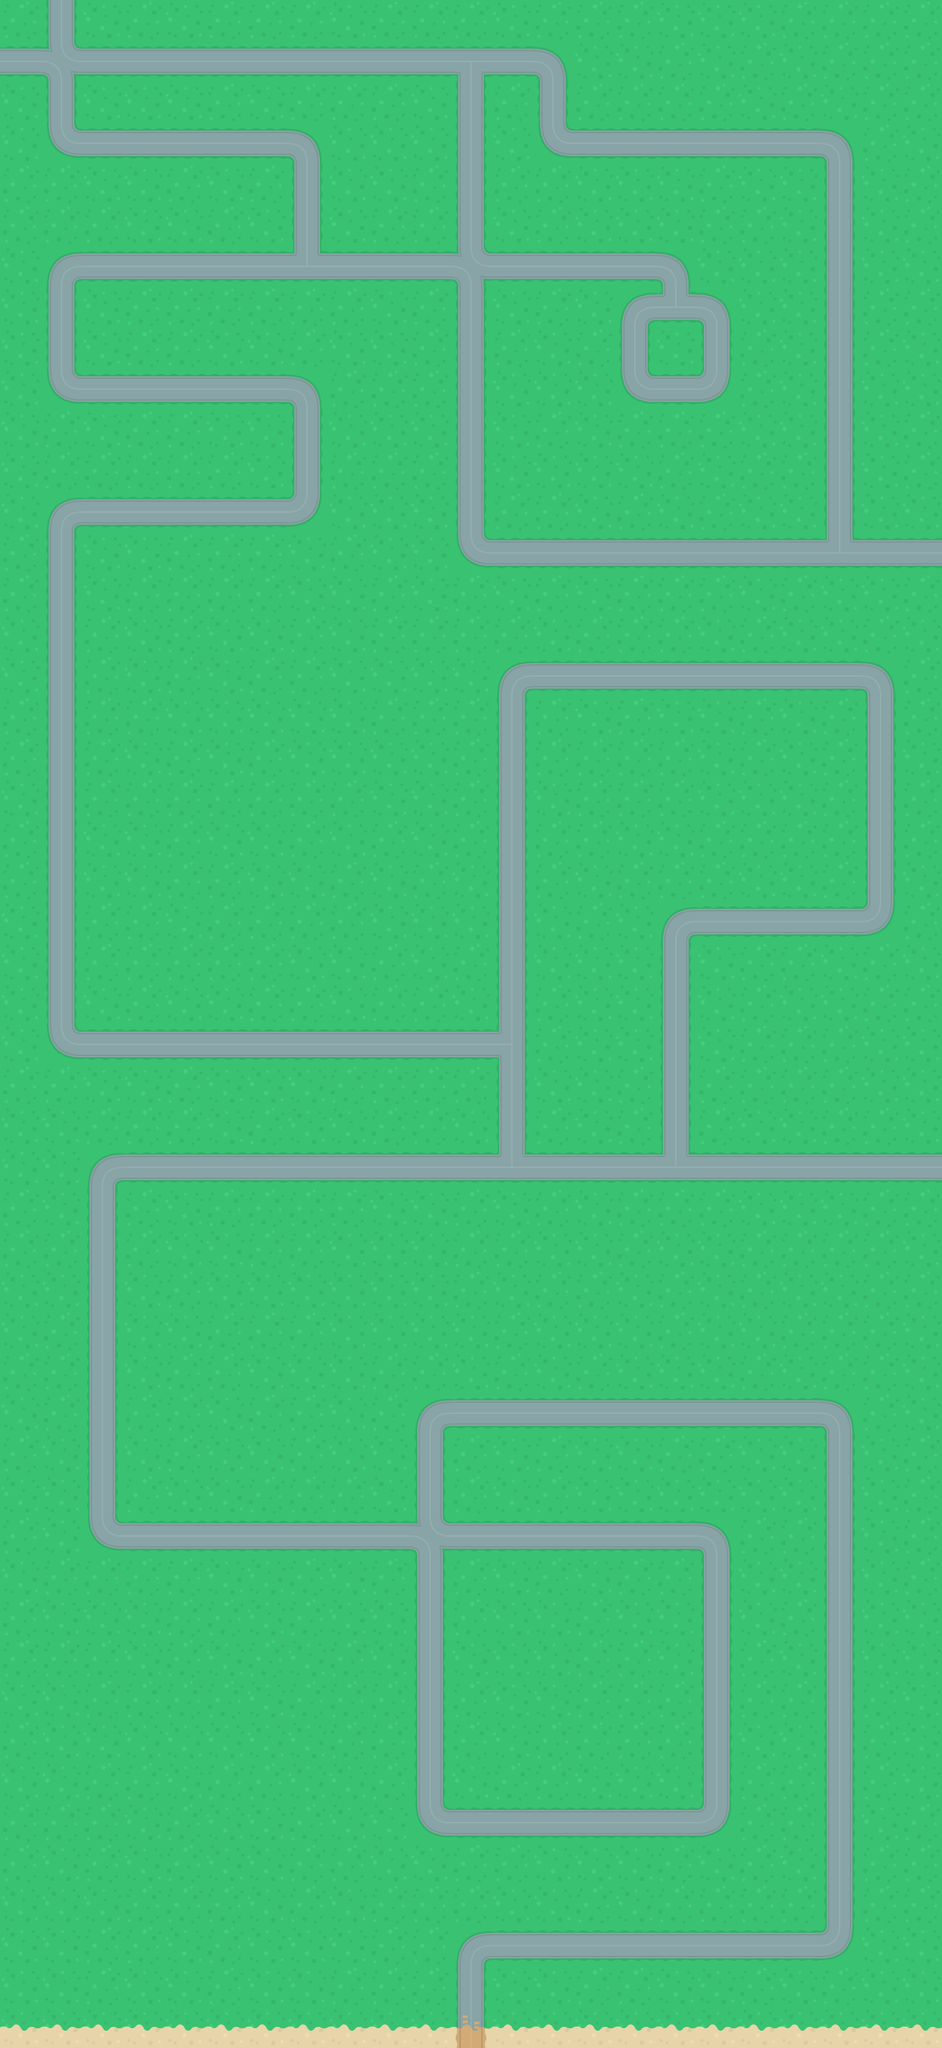

This game map was drawn from its Tiled (.tmx) file and the tilesets committed beside it. A one-line description and the trimmed map source follow:
An orthogonal 23x50 tile map with 64x64 px tiles, 1 tile layer (Sols), 3 tilesets and 205 objects.

<map version="1.4" tiledversion="1.4.3" orientation="orthogonal" renderorder="right-up" width="23" height="50" tilewidth="64" tileheight="64" infinite="0" nextlayerid="7" nextobjectid="238">
 <editorsettings>
  <export target="level1.lua" format="lua" />
 </editorsettings>
 <properties>
  <property name="playerstartingx" type="int" value="11" />
  <property name="playerstartingy" type="int" value="48" />
  <property name="timer" type="int" value="300" />
 </properties>
 <tileset firstgid="1" name="map" tilewidth="64" tileheight="64" tilecount="40" columns="10">
  <image source="../assets/images/tilesets/map.png" width="640" height="256" />
 </tileset>
 <tileset firstgid="41" name="Objets" tilewidth="104" tileheight="100" tilecount="49" columns="0">
  <grid orientation="orthogonal" width="1" height="1" />
  <tile id="0">
   <image width="40" height="56" source="../assets/images/misc/barrelBlack_side.png" />
  </tile>
  <tile id="1">
   <image width="48" height="48" source="../assets/images/misc/barrelBlack_top.png" />
  </tile>
  <tile id="2">
   <image width="40" height="56" source="../assets/images/misc/barrelGreen_side.png" />
  </tile>
  <tile id="3">
   <image width="48" height="48" source="../assets/images/misc/barrelGreen_top.png" />
  </tile>
  <tile id="4">
   <image width="40" height="56" source="../assets/images/misc/barrelRed_side.png" />
  </tile>
  <tile id="5">
   <image width="48" height="48" source="../assets/images/misc/barrelRed_top.png" />
  </tile>
  <tile id="6">
   <image width="40" height="56" source="../assets/images/misc/barrelRust_side.png" />
  </tile>
  <tile id="7">
   <image width="48" height="48" source="../assets/images/misc/barrelRust_top.png" />
  </tile>
  <tile id="8">
   <image width="56" height="56" source="../assets/images/misc/barricadeMetal.png" />
  </tile>
  <tile id="9">
   <image width="56" height="56" source="../assets/images/misc/barricadeWood.png" />
  </tile>
  <tile id="10">
   <image width="56" height="56" source="../assets/images/misc/crateMetal.png" />
  </tile>
  <tile id="11">
   <image width="56" height="56" source="../assets/images/misc/crateWood.png" />
  </tile>
  <tile id="12">
   <image width="96" height="32" source="../assets/images/misc/fenceRed.png" />
  </tile>
  <tile id="13">
   <image width="104" height="32" source="../assets/images/misc/fenceYellow.png" />
  </tile>
  <tile id="14">
   <image width="100" height="100" source="../assets/images/misc/oilSpill_large.png" />
  </tile>
  <tile id="15">
   <image width="28" height="28" source="../assets/images/misc/oilSpill_small.png" />
  </tile>
  <tile id="16">
   <image width="84" height="55" source="../assets/images/misc/sandbagBeige_open.png" />
  </tile>
  <tile id="17">
   <image width="64" height="44" source="../assets/images/misc/sandbagBeige.png" />
  </tile>
  <tile id="18">
   <image width="84" height="55" source="../assets/images/misc/sandbagBrown_open.png" />
  </tile>
  <tile id="19">
   <image width="64" height="44" source="../assets/images/misc/sandbagBrown.png" />
  </tile>
  <tile id="20">
   <image width="64" height="64" source="../assets/images/misc/treeBrown_large.png" />
  </tile>
  <tile id="21">
   <image width="52" height="44" source="../assets/images/misc/treeBrown_twigs.png" />
  </tile>
  <tile id="22">
   <image width="44" height="48" source="../assets/images/misc/wireCrooked.png" />
  </tile>
  <tile id="23">
   <image width="17" height="70" source="../assets/images/misc/wireStraight.png" />
  </tile>
  <tile id="24">
   <image width="8" height="10" source="../assets/images/misc/treeBrown_leaf.png" />
  </tile>
  <tile id="25">
   <image width="36" height="36" source="../assets/images/misc/treeBrown_small.png" />
  </tile>
  <tile id="26">
   <image width="8" height="10" source="../assets/images/misc/treeGreen_leaf.png" />
  </tile>
  <tile id="27">
   <image width="26" height="22" source="../assets/images/misc/treeGreen_twigs.png" />
  </tile>
  <tile id="28">
   <image width="64" height="64" source="../assets/images/misc/tile_134.png" />
  </tile>
  <tile id="29">
   <image width="64" height="64" source="../assets/images/misc/tile_210.png" />
  </tile>
  <tile id="30">
   <image width="64" height="64" source="../assets/images/misc/tile_213.png" />
  </tile>
  <tile id="31">
   <image width="64" height="64" source="../assets/images/misc/tile_235.png" />
  </tile>
  <tile id="32">
   <image width="64" height="64" source="../assets/images/misc/tile_236.png" />
  </tile>
  <tile id="33">
   <image width="64" height="64" source="../assets/images/misc/tile_237.png" />
  </tile>
  <tile id="34">
   <image width="64" height="64" source="../assets/images/misc/tile_238.png" />
  </tile>
  <tile id="35">
   <image width="64" height="64" source="../assets/images/misc/tile_239.png" />
  </tile>
  <tile id="36">
   <image width="64" height="64" source="../assets/images/misc/tile_240.png" />
  </tile>
  <tile id="37">
   <image width="64" height="64" source="../assets/images/misc/tile_265.png" />
  </tile>
  <tile id="38">
   <image width="64" height="64" source="../assets/images/misc/tile_266.png" />
  </tile>
  <tile id="39">
   <image width="64" height="64" source="../assets/images/misc/tile_316.png" />
  </tile>
  <tile id="40">
   <image width="64" height="64" source="../assets/images/misc/tile_317.png" />
  </tile>
  <tile id="41">
   <image width="64" height="64" source="../assets/images/misc/tile_318.png" />
  </tile>
  <tile id="42">
   <image width="64" height="64" source="../assets/images/misc/tile_319.png" />
  </tile>
  <tile id="43">
   <image width="64" height="64" source="../assets/images/misc/tile_320.png" />
  </tile>
  <tile id="44">
   <image width="64" height="64" source="../assets/images/misc/tile_359.png" />
  </tile>
  <tile id="45">
   <image width="64" height="64" source="../assets/images/misc/tile_360.png" />
  </tile>
  <tile id="46">
   <image width="64" height="64" source="../assets/images/misc/treeGreen_large.png" />
  </tile>
  <tile id="47">
   <image width="36" height="36" source="../assets/images/misc/treeGreen_small.png" />
  </tile>
  <tile id="48">
   <image width="36" height="43" source="../assets/images/misc/soldier.png" />
  </tile>
 </tileset>
 <tileset firstgid="90" name="Enemis" tilewidth="46" tileheight="42" tilecount="1" columns="0">
  <grid orientation="orthogonal" width="1" height="1" />
  <tile id="0">
   <image width="46" height="42" source="../assets/images/tanks/tank_blue.png" />
  </tile>
 </tileset>
 <layer id="1" name="Sols" width="23" height="50" locked="1">
  <data>[1150 cells, 1150 non-empty, 14 distinct tile ids]</data>
 </layer>
 <objectgroup id="3" name="Objets">
  <object id="17" gid="51" x="1016.34" y="3013" width="56" height="56" />
  <object id="18" gid="51" x="901.667" y="3002" width="56" height="56" />
  <object id="19" gid="51" x="787.333" y="3016.67" width="56" height="56" />
  <object id="20" gid="52" x="1083.27" y="2994.17" width="56" height="56" rotation="28.9885" />
  <object id="22" gid="52" x="845.667" y="3010.33" width="56" height="56" />
  <object id="23" gid="52" x="704.667" y="3018" width="56" height="56" />
  <object id="28" gid="66" x="662" y="3128" width="36" height="36" />
  <object id="29" gid="66" x="642" y="3069.5" width="36" height="36" />
  <object id="30" gid="66" x="654.5" y="2999.5" width="36" height="36" />
  <object id="31" gid="50" x="644" y="3196" width="56" height="56" />
  <object id="33" gid="61" x="572" y="2860" width="64" height="64" />
  <object id="36" gid="61" x="493.333" y="2749.33" width="64" height="64" />
  </objectgroup>
 <objectgroup id="4" name="Ennemis" locked="1">
  <!-- 30 objects omitted --></objectgroup>
 <objectgroup id="6" name="Otages" locked="1">
  <!-- 22 objects omitted --></objectgroup>
 <imagelayer id="5" name="Decorations" locked="1" />
</map>
<!-- 193 of 205 objects omitted -->
